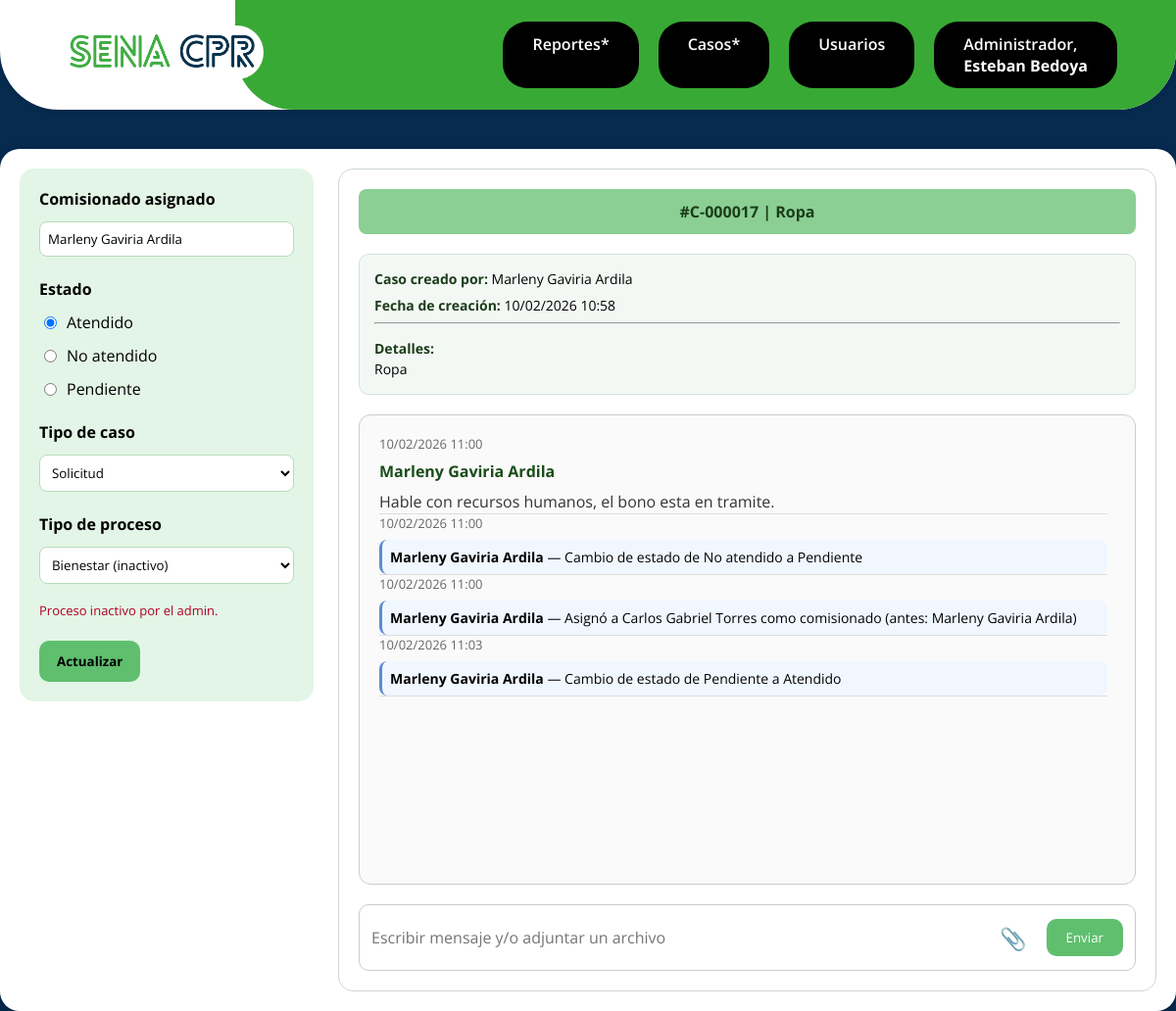
The page /public/caso.php?id=17 (signed in) on the database its author committed.
### tables this page shows
CREATE TABLE `casos` (
  `id` int(11) NOT NULL,
  `numero_caso` varchar(20) NOT NULL,
  `tipo_caso_id` int(11) NOT NULL,
  `tipo_proceso_id` int(11) NOT NULL,
  `asunto` varchar(200) NOT NULL,
  `detalles` text NOT NULL,
  `estado` enum('Atendido','No atendido','Pendiente') DEFAULT 'No atendido',
  `asignado_a` int(11) DEFAULT NULL,
  `fecha_creacion` datetime DEFAULT current_timestamp(),
  `fecha_cierre` datetime DEFAULT NULL
);

CREATE TABLE `usuarios` (
  `id` int(11) NOT NULL,
  `documento` varchar(20) NOT NULL,
  `username` varchar(50) NOT NULL,
  `password` varchar(255) NOT NULL,
  `rol` tinyint(4) NOT NULL CHECK (`rol` between 1 and 3),
  `estado` tinyint(1) NOT NULL DEFAULT 1,
  `correo` varchar(255) NOT NULL,
  `telefono` varchar(20) DEFAULT NULL,
  `remember_token` varchar(255) DEFAULT NULL,
  `creado_por` int(11) DEFAULT NULL,
  `fecha_creacion` datetime DEFAULT current_timestamp()
);

CREATE TABLE `tipos_caso` (
  `id` int(11) NOT NULL,
  `nombre` varchar(50) NOT NULL
);

CREATE TABLE `tipos_proceso` (
  `id` int(11) NOT NULL,
  `nombre` varchar(50) NOT NULL,
  `estado` tinyint(1) DEFAULT 1
);

CREATE TABLE `casos_mensajes` (
  `id` int(11) NOT NULL,
  `caso_id` int(11) NOT NULL,
  `usuario_id` int(11) NOT NULL,
  `mensaje` text NOT NULL,
  `archivo` varchar(255) DEFAULT NULL,
  `fecha` datetime DEFAULT current_timestamp()
);

CREATE TABLE `casos_historial_estado` (
  `id` int(11) NOT NULL,
  `caso_id` int(11) NOT NULL,
  `usuario_id` int(11) NOT NULL,
  `descripcion` text NOT NULL,
  `fecha` datetime DEFAULT current_timestamp()
);

### app/controllers/CasoController.php (called while the page is built, shortened)
<?php
require_once __DIR__ . '/../models/Caso.php';
class CasoController
{
    public function show($id)
    {
        $rol = $_SESSION['user']['rol'];
        $caso = Caso::find($id);
        $tiposCaso    = Caso::getTiposCaso();
        $tiposProceso = Caso::getTiposProcesoActivos();
        $procesoActualId = $caso['tipo_proceso_id'] ?? null;
        if ($procesoActualId) {
            $enLista = false;
            if (!$enLista) {
                $procesoActual = Caso::getTipoProceso($procesoActualId);
                if ($procesoActual) {
                    $procesoActual['_inactivo'] = true;
                    $tiposProceso[] = $procesoActual;
                }
            }
        }
        $historial    = Caso::getHistorial($id);
        $mensajes     = Caso::getMensajes($id);
        $view = $rol == 1 ? 'admin' : 'comisionado';
        require __DIR__ . "/../views/{$view}/caso.php";
    }
}

### app/models/Caso.php (called while the page is built, shortened)
<?php
class Caso
{
    private static function db()
    {
        static $db = null;
        if ($db === null) {
            $db = new PDO("mysql:host=localhost;dbname=project-cpr;charset=utf8", "root", "");
            $db->setAttribute(PDO::ATTR_ERRMODE, PDO::ERRMODE_EXCEPTION);
        }
        return $db;
    }
    public static function find($id)
    {
        $sql = "SELECT c.*, u.username AS asignado_a_nombre, tc.nombre AS tipo_caso_nombre, tp.nombre AS tipo_proceso_nombre
                FROM casos c
                LEFT JOIN usuarios u ON u.id = c.asignado_a
                JOIN tipos_caso tc ON tc.id = c.tipo_caso_id
                JOIN tipos_proceso tp ON tp.id = c.tipo_proceso_id
                WHERE c.id = ?";
        $stmt = self::db()->prepare($sql);
        $stmt->execute([$id]);
        return $stmt->fetch(PDO::FETCH_ASSOC);
    }
    public static function getTiposCaso()
    {
        $stmt = self::db()->prepare("SELECT * FROM tipos_caso");
        $stmt->execute();
        return $stmt->fetchAll(PDO::FETCH_ASSOC);
    }
    public static function getTiposProcesoActivos()
    {
        $stmt = self::db()->prepare("SELECT * FROM tipos_proceso WHERE estado = 1");
        $stmt->execute();
        return $stmt->fetchAll(PDO::FETCH_ASSOC);
    }
    public static function getHistorial($caso_id)
    {
        $sql = "SELECT h.*, u.username
                FROM casos_historial_estado h
                JOIN usuarios u ON u.id = h.usuario_id
                WHERE h.caso_id = ?
                ORDER BY h.fecha ASC";
        $stmt = self::db()->prepare($sql);
        $stmt->execute([$caso_id]);
        return $stmt->fetchAll(PDO::FETCH_ASSOC);
    }
    public static function getMensajes($caso_id)
    {
        $sql = "SELECT m.*, u.username
                FROM casos_mensajes m
                JOIN usuarios u ON u.id = m.usuario_id
                WHERE m.caso_id = ?
                ORDER BY m.fecha ASC";
        $stmt = self::db()->prepare($sql);
        $stmt->execute([$caso_id]);
        return $stmt->fetchAll(PDO::FETCH_ASSOC);
    }
    public static function getTipoProceso($id)
    {
        $stmt = self::db()->prepare("SELECT * FROM tipos_proceso WHERE id = ?");
        $stmt->execute([$id]);
        return $stmt->fetch(PDO::FETCH_ASSOC);
    }
}

### app/views/components/caso.php (the view, shortened to what this page needs)
<link rel="stylesheet" href="/project-cpr/public/assets/css/globals/caso.css">
<div class="case-layout">
    <div class="case-sidebar">
        <form method="POST" action="/project-cpr/public/caso.php">
            <div class="filter-group">
                <label class="filter-title">Comisionado asignado</label>
                <input
                    type="text"
                    class="select-like"
                    value="<?= htmlspecialchars($caso['asignado_a_nombre'] ?? '') ?>"
                    disabled>
            </div>
            <br>
            <div class="filter-group">
                <label class="filter-title">Estado</label>
                <?php
                $estados = ['Atendido', 'No atendido', 'Pendiente'];
                foreach ($estados as $e):
                ?>
                    <label class="check-item">
                        <input
                            type="radio"
                            name="estado"
                            value="<?= $e ?>"
                            <?= $caso['estado'] === $e ? 'checked' : '' ?>
                            required>
                        <span><?= $e ?></span>
                    </label>
                <?php endforeach; ?>
            </div>
            <br>
            <div class="filter-group">
                <label class="filter-title">Tipo de caso</label>
                <select name="tipo_caso_id" required>
                    <?php foreach ($tiposCaso as $tc): ?>
                        <option value="<?= $tc['id'] ?>"
                            <?= $caso['tipo_caso_id'] == $tc['id'] ? 'selected' : '' ?>>
                            <?= htmlspecialchars($tc['nombre']) ?>
                        </option>
                    <?php endforeach; ?>
                </select>
            </div>
            <br>
            <div class="filter-group">
                <label class="filter-title">Tipo de proceso</label>
                <?php
                $procesoInactivoActual = false;
                foreach ($tiposProceso as $pCheck) {
                    if (($caso['tipo_proceso_id'] == $pCheck['id']) && !empty($pCheck['_inactivo'])) {
                        $procesoInactivoActual = true;
                        break;
                    }
                }
                ?>
                <select name="tipo_proceso_id" required>
                    <?php foreach ($tiposProceso as $p): ?>
                        <option value="<?= $p['id'] ?>"
                            <?= $caso['tipo_proceso_id'] == $p['id'] ? 'selected' : '' ?>>
                            <?= htmlspecialchars($p['nombre']) ?><?= !empty($p['_inactivo']) ? ' (inactivo)' : '' ?>
                        </option>
                    <?php endforeach; ?>
                </select>
                <?php if ($procesoInactivoActual): ?>
                    <small class="text-warning">Proceso inactivo por el admin.</small>
                <?php endif; ?>
            </div>
            <br>
            <button type="submit" class="btn-actualizar">
                Actualizar
            </button>
        </form>
    </div>
    <div class="case-content">
        <div class="case-header">
            #<?= $caso['numero_caso'] ?> |
            <?= htmlspecialchars($caso['asunto']) ?>
        </div>
        <div class="case-info">
            <?php if (!empty($caso['asignado_a_nombre'])): ?>
                <div class="info-item">
                    <strong>Caso creado por:</strong>
                    <?= htmlspecialchars($caso['asignado_a_nombre']) ?>
                </div>
            <?php endif; ?>
            <?php if (!empty($caso['fecha_creacion'])): ?>
                <div class="info-item">
                    <strong>Fecha de creación:</strong>
                    <?= date("d/m/Y H:i", strtotime($caso['fecha_creacion'])) ?>
                </div>
            <?php endif; ?>
            <hr>
            <?php if (!empty($caso['detalles'])): ?>
                <div class="info-item info-detalles">
                    <strong>Detalles:</strong><br>
                    <?= nl2br(htmlspecialchars($caso['detalles'])) ?>
                </div>
            <?php endif; ?>
        </div>
        <div class="case-box">
            <div class="case-messages">
                <?php
                $eventos = array_merge(
                    array_map(
                        fn($m) => [
                            'tipo'  => 'mensaje',
                            'data'  => $m,
                            'fecha' => $m['fecha']
                        ],
                        $mensajes
                    ),
                    array_map(
                        fn($h) => [
                            'tipo'  => 'historial',
                            'data'  => $h,
                            'fecha' => $h['fecha']
                        ],
                        $historial
                    )
                );
                usort(
                    $eventos,
                    fn($a, $b) =>
                    strtotime($a['fecha']) <=> strtotime($b['fecha'])
                );
                ?>
                <?php foreach ($eventos as $e): ?>
                    <div class="msg-entry">
                        <div class="msg-date">
                            <?= date("d/m/Y H:i", strtotime($e['fecha'])) ?>
                        </div>
                        <?php if ($e['tipo'] == 'mensaje'): ?>
                            <div class="msg-user">
                                <?= htmlspecialchars($e['data']['username']) ?>
                            </div>
                            <div class="msg-body">
                                <?= nl2br(htmlspecialchars($e['data']['mensaje'])) ?>
                            </div>
                        <?php else: ?>
                            <div class="msg-status-change">
                                <strong><?= htmlspecialchars($e['data']['username']) ?></strong>
                                —
                                <?= htmlspecialchars($e['data']['descripcion']) ?>
                            </div>
                        <?php endif; ?>
                    </div>
                    <div class="divider"></div>
                <?php endforeach; ?>
            </div>
        </div>
        <?php $casoAtendido = ($caso['estado'] === 'Atendido'); ?>
        <form
            class="msg-input-box"
            method="POST"
            enctype="multipart/form-data"
            action="/project-cpr/public/caso.php">
            <input
                type="text"
                name="mensaje"
                placeholder="Escribir mensaje y/o adjuntar un archivo"
                class="msg-input"
                <?= $casoAtendido ? 'disabled' : '' ?>>
            <label class="btn-attach">
                📎
            </label>
            <button class="btn-enviar" <?= $casoAtendido ? 'disabled' : '' ?>>Enviar</button>
        </form>
    </div>
</div>

### public/assets/css/globals/base.css (style rules this page uses)
* { margin: 0; padding: 0; box-sizing: border-box; font-family: 'Open Sans', sans-serif; }
html, body { color: #fff; height: 100%; min-height: 100%; background-color: #062b4f; overscroll-behavior: none; }

### public/assets/css/globals/caso.css (style rules this page uses)
.case-layout { display: grid; grid-template-columns: 300px 1fr; gap: 25px; }
.case-sidebar { background: #e3f5e6; color: #000; padding: 20px; border-radius: 15px; height: max-content; display: flex; flex-direction: column; gap: 35px; }
.case-sidebar .filter-title, .case-sidebar span, .case-sidebar label { color: #000 !important; }
.filter-group { display: flex; flex-direction: column; gap: 12px; }
.filter-title { font-weight: 700; font-size: 16px; color: #2e5a2e; }
.check-item { display: flex; align-items: center; gap: 10px; margin-left: 5px; }
.case-sidebar select { padding: 8px; border-radius: 8px; border: 1px solid #b7dcb9; background: #fff; }
.case-sidebar .select-like { padding: 8px; border-radius: 8px; border: 1px solid #b7dcb9; background: #fff; color: #000; }
.btn-actualizar { padding: 12px 18px; background: #5fbf6e; border: none; border-radius: 10px; cursor: pointer; font-weight: 700; transition: .2s; }
.case-content { background: #fff; padding: 20px; border-radius: 15px; border: 1px solid #cdd8ce; display: flex; flex-direction: column; gap: 20px; }
.case-header { background: #8bcf94; padding: 12px; border-radius: 8px; font-weight: 700; color: #1b3d1b; text-align: center; }
.case-box { border: 1px solid #ccc; padding: 20px; border-radius: 12px; background: #fafafa; display: flex; flex-direction: column; gap: 25px; height: 60vh; }
.case-messages { flex: 1; overflow-y: auto; padding-right: 8px; }
.msg-entry { display: flex; flex-direction: column; gap: 8px; }
.msg-date { font-size: 13px; color: #666; }
.msg-user { font-weight: 700; color: #1a4d1a; }
.msg-body { color: #333; line-height: 1.5; }
.msg-status-change { background: #f1f7ff; padding: 8px; border-radius: 8px; border-left: 3px solid #5b8bd3; font-size: 14px; color: #000; }
.divider { width: 100%; height: 1px; background: #ddd; }
.msg-input-box { display: flex; align-items: center; gap: 10px; border: 1px solid #ccc; padding: 12px; border-radius: 10px; }
.msg-input { flex: 1; border: none; background: transparent; font-size: 16px; outline: none; }
.btn-enviar { padding: 10px 20px; background: #5fbf6e; color: #fff; border: none; border-radius: 10px; cursor: pointer; }
.btn-attach { font-size: 22px; cursor: pointer; padding: 6px 10px; border-radius: 6px; transition: 0.2s; user-select: none; }
.text-warning { color: #b00020; display: block; margin-top: 6px; font-size: 13px; }
.case-info { background: #f4f8f4; border: 1px solid #d6e4d8; border-radius: 10px; padding: 15px; display: flex; flex-direction: column; gap: 8px; font-size: 14px; color: #000; }
.info-item { color: #000; }
.info-item strong { color: #1b3d1b; font-weight: 700; }
.info-detalles { margin-top: 6px; line-height: 1.5; }

### rows shown on the page
casos: asignado_a.username "Marleny Gaviria Ardila", estado "☑ Atendido", estado "☐ No atendido", estado "☐ Pendiente", tipo_caso_id "Solicitud", tipo_proceso_id "Bienestar (inactivo)", numero_caso "C-000017", asunto "Ropa", fecha_creacion "10/02/2026 10:58", detalles "Ropa"
casos_mensajes: fecha "10/02/2026 11:00", usuario.username "Marleny Gaviria Ardila", mensaje "Hable con recursos humanos, el bono esta en tramite."
casos_historial_estado: fecha "10/02/2026 11:00", usuario.username "Marleny Gaviria Ardila", descripcion "Cambio de estado de No atendido a Pendiente"
casos_historial_estado: fecha "10/02/2026 11:00", usuario.username "Marleny Gaviria Ardila", descripcion "Asignó a Carlos Gabriel Torres como comisionado (antes: Marleny Gaviria Ardila)"
casos_historial_estado: fecha "10/02/2026 11:03", usuario.username "Marleny Gaviria Ardila", descripcion "Cambio de estado de Pendiente a Atendido"

### other values the page prints
$_SESSION['user']['username'] "Esteban Bedoya"
$e "Atendido"
$e "No atendido"
$e "Pendiente"
